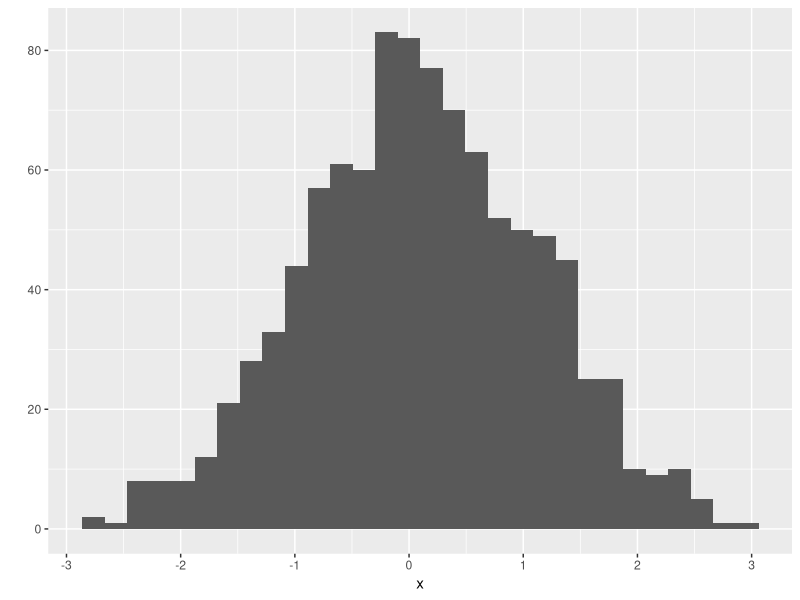
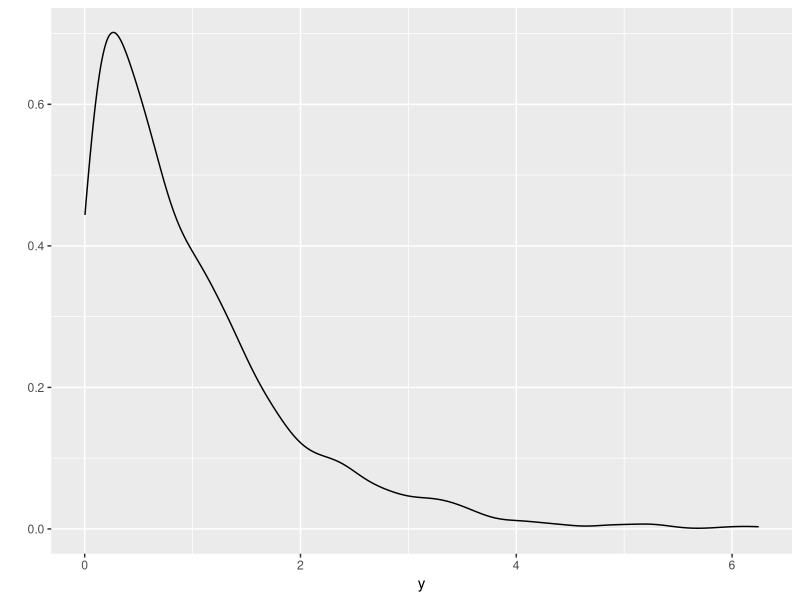

Write the R code that produced these figures, in order.
## ---- chunk 1
args(glm)

## ---- chunk 2
model1 <- glm(case~spontaneous + induced, data=infert, family=binomial)
summary(model1)$coef
## ---- chunk 3
library(ggplot2)
x <- rnorm(1000)
qplot(x)

## ---- chunk 4
library(ggplot2)
y <- rexp(1000)
qplot(y, geom='density')

